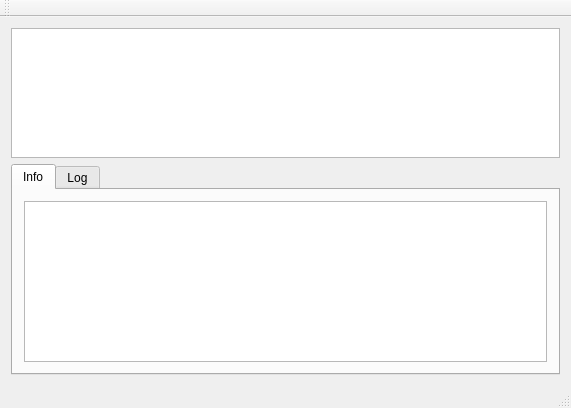
<?xml version="1.0" encoding="UTF-8"?>
<ui version="4.0">
 <class>MainWindowClass</class>
 <widget class="QMainWindow" name="MainWindowClass">
  <property name="geometry">
   <rect>
    <x>0</x>
    <y>0</y>
    <width>571</width>
    <height>408</height>
   </rect>
  </property>
  <property name="windowTitle">
   <string>MainWindow</string>
  </property>
  <widget class="QWidget" name="centralWidget">
   <layout class="QVBoxLayout" name="verticalLayout_3">
    <item>
     <widget class="QTableView" name="tableTorrents">
      <property name="sizePolicy">
       <sizepolicy hsizetype="Expanding" vsizetype="Expanding">
        <horstretch>0</horstretch>
        <verstretch>0</verstretch>
       </sizepolicy>
      </property>
      <property name="editTriggers">
       <set>QAbstractItemView::NoEditTriggers</set>
      </property>
      <property name="selectionMode">
       <enum>QAbstractItemView::SingleSelection</enum>
      </property>
      <property name="selectionBehavior">
       <enum>QAbstractItemView::SelectRows</enum>
      </property>
     </widget>
    </item>
    <item>
     <widget class="QTabWidget" name="tabWidget">
      <property name="sizePolicy">
       <sizepolicy hsizetype="Expanding" vsizetype="Expanding">
        <horstretch>0</horstretch>
        <verstretch>0</verstretch>
       </sizepolicy>
      </property>
      <property name="minimumSize">
       <size>
        <width>483</width>
        <height>200</height>
       </size>
      </property>
      <property name="currentIndex">
       <number>0</number>
      </property>
      <widget class="QWidget" name="tabMain">
       <attribute name="title">
        <string>Info</string>
       </attribute>
       <layout class="QHBoxLayout" name="horizontalLayout">
        <item>
         <layout class="QVBoxLayout" name="verticalLayout">
          <item>
           <widget class="QTableView" name="tablePeers"/>
          </item>
         </layout>
        </item>
       </layout>
      </widget>
      <widget class="QWidget" name="tab2">
       <attribute name="title">
        <string>Log</string>
       </attribute>
       <layout class="QHBoxLayout" name="horizontalLayout_3">
        <item>
         <layout class="QVBoxLayout" name="verticalLayout_2">
          <item>
           <widget class="QTextBrowser" name="textBrowserLog">
            <property name="html">
             <string>&lt;!DOCTYPE HTML PUBLIC &quot;-//W3C//DTD HTML 4.0//EN&quot; &quot;http://www.w3.org/TR/REC-html40/strict.dtd&quot;&gt;
&lt;html&gt;&lt;head&gt;&lt;meta name=&quot;qrichtext&quot; content=&quot;1&quot; /&gt;&lt;style type=&quot;text/css&quot;&gt;
p, li { white-space: pre-wrap; }
&lt;/style&gt;&lt;/head&gt;&lt;body style=&quot; font-family:'Sans Serif'; font-size:9pt; font-weight:400; font-style:normal;&quot;&gt;
&lt;p style=&quot;-qt-paragraph-type:empty; margin-top:0px; margin-bottom:0px; margin-left:0px; margin-right:0px; -qt-block-indent:0; text-indent:0px;&quot;&gt;&lt;/p&gt;&lt;/body&gt;&lt;/html&gt;</string>
            </property>
           </widget>
          </item>
          <item>
           <widget class="QPushButton" name="btnRefreshLog">
            <property name="sizePolicy">
             <sizepolicy hsizetype="Fixed" vsizetype="Fixed">
              <horstretch>0</horstretch>
              <verstretch>0</verstretch>
             </sizepolicy>
            </property>
            <property name="text">
             <string>Refresh log</string>
            </property>
           </widget>
          </item>
         </layout>
        </item>
       </layout>
      </widget>
     </widget>
    </item>
   </layout>
  </widget>
  <widget class="QMenuBar" name="menuBar">
   <property name="geometry">
    <rect>
     <x>0</x>
     <y>0</y>
     <width>571</width>
     <height>25</height>
    </rect>
   </property>
  </widget>
  <widget class="QToolBar" name="mainToolBar">
   <attribute name="toolBarArea">
    <enum>TopToolBarArea</enum>
   </attribute>
   <attribute name="toolBarBreak">
    <bool>false</bool>
   </attribute>
  </widget>
  <widget class="QStatusBar" name="statusBar"/>
 </widget>
 <layoutdefault spacing="6" margin="11"/>
 <resources/>
 <connections/>
</ui>
